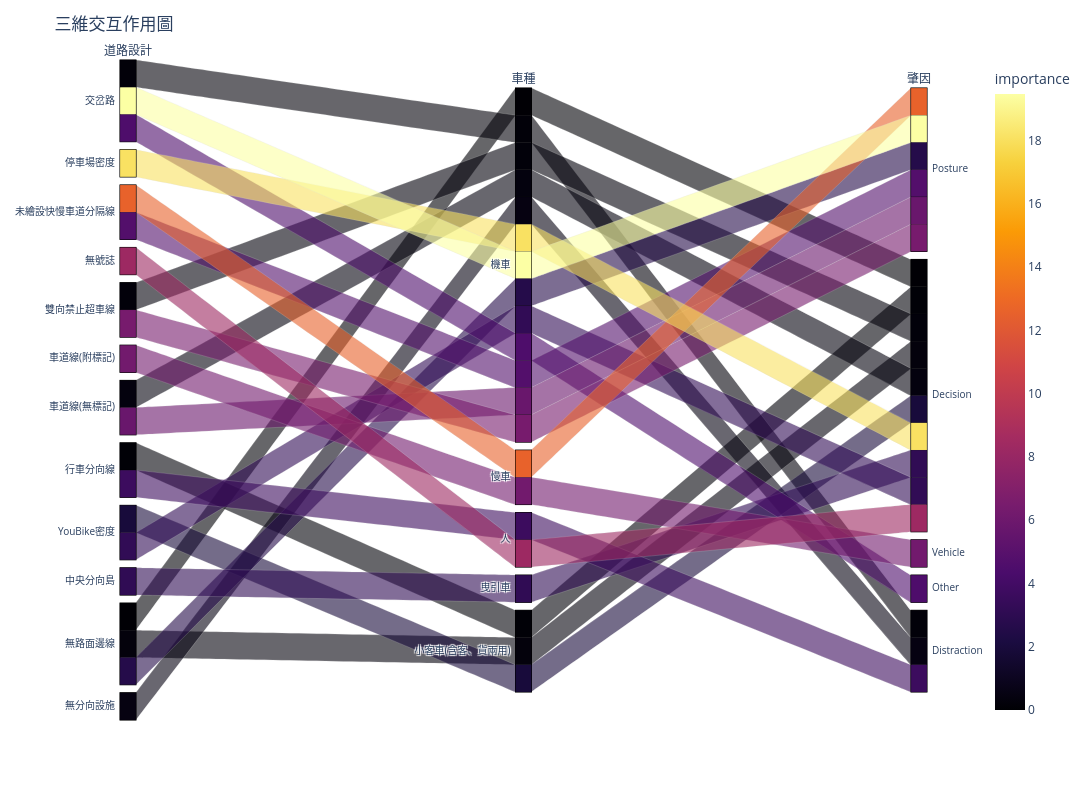

The code cell stored with this chart in its notebook:
### Code cell
import plotly.express as px

df_3 = df[df['Dimension'] == 3].head(30)
df_plot = df_3.copy()

df_plot = df_plot.sort_values('importance', ascending=False)
fig_parcats = px.parallel_categories(
    df_plot, 
    dimensions=['Road', 'Vehicle', 'Person'],
    color="importance",
    color_continuous_scale=px.colors.sequential.Inferno,
    labels={'Road':'道路設計', 'Vehicle':'車種', 'Person':'肇因'},
    range_color=[global_min, global_max]
)

fig_parcats.update_layout(
    title="三維交互作用圖",
    height=800,
    width=1500
)

fig_parcats.show()

### Figure 1 — Plotly figure (JSON) as saved in the notebook; plotly's stock layout.template omitted (floating-point values rounded to 4 significant figures)
{"data": [{"dimensions": [{"label": "道路設計", "values": ["交岔路", "停車場密度", "未繪設快慢車道分隔線", "無號誌", "雙向禁止超車線", "車道線(附標記)", "車道線(無標記)", "未繪設快慢車道分隔線", "交岔路", "行車分向線", "YouBike密度", "中央分向島", "無路面邊線", "YouBike密度", "無分向設施", "車道線(無標記)", "無路面邊線", "雙向禁止超車線", "交岔路", "行車分向線", "無路面邊線"]}, {"label": "車種", "values": ["機車", "機車", "慢車", "人", "機車", "慢車", "機車", "機車", "機車", "人", "機車", "曳引車", "機車", "小客車(含客、貨兩用)", "機車", "機車", "小客車(含客、貨兩用)", "機車", "機車", "小客車(含客、貨兩用)", "機車"]}, {"label": "肇因", "values": ["Posture", "Decision", "Posture", "Decision", "Posture", "Vehicle", "Posture", "Posture", "Other", "Distraction", "Decision", "Decision", "Posture", "Decision", "Distraction", "Decision", "Decision", "Decision", "Distraction", "Decision", "Decision"]}], "domain": {"x": [0, 1], "y": [0, 1]}, "line": {"color": [19.48, 18.09, 12.59, 8.287, 6.425, 6.223, 5.781, 4.737, 4.511, 3.683, 3.177, 3.134, 2.622, 1.945, 0.4437, 0.3548, 0.3004, 0.1958, 0.1923, 0.1192, 0.04616], "coloraxis": "coloraxis"}, "name": "", "type": "parcats"}], "layout": {"coloraxis": {"cmax": 19.48, "cmin": 0, "colorbar": {"title": {"text": "importance"}}, "colorscale": [[0, "#000004"], [0.1111, "#1b0c41"], [0.2222, "#4a0c6b"], [0.3333, "#781c6d"], [0.4444, "#a52c60"], [0.5556, "#cf4446"], [0.6667, "#ed6925"], [0.7778, "#fb9b06"], [0.8889, "#f7d13d"], [1, "#fcffa4"]]}, "height": 800, "legend": {"tracegroupgap": 0}, "margin": {"t": 60}, "title": {"text": "三維交互作用圖"}, "width": 1500}}
